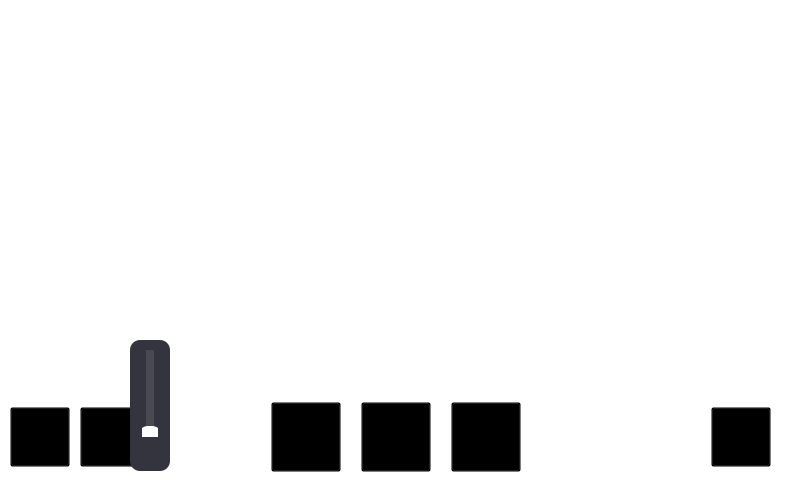
<?xml version="1.0" encoding="UTF-8"?>
<ui version="4.0">
 <class>video</class>
 <widget class="QMainWindow" name="video">
  <property name="geometry">
   <rect>
    <x>0</x>
    <y>0</y>
    <width>800</width>
    <height>480</height>
   </rect>
  </property>
  <property name="windowTitle">
   <string>MainWindow</string>
  </property>
  <widget class="QWidget" name="centralwidget">
   <property name="styleSheet">
    <string notr="true">background-color: rgb(255, 255, 255);</string>
   </property>
   <widget class="QWidget" name="video_widget" native="true">
    <property name="geometry">
     <rect>
      <x>-10</x>
      <y>0</y>
      <width>800</width>
      <height>381</height>
     </rect>
    </property>
    <widget class="QLabel" name="label_video_name">
     <property name="geometry">
      <rect>
       <x>10</x>
       <y>10</y>
       <width>101</width>
       <height>31</height>
      </rect>
     </property>
     <property name="text">
      <string/>
     </property>
    </widget>
   </widget>
   <widget class="QWidget" name="menu_widget" native="true">
    <property name="geometry">
     <rect>
      <x>0</x>
      <y>400</y>
      <width>800</width>
      <height>80</height>
     </rect>
    </property>
    <widget class="QWidget" name="layoutWidget">
     <property name="geometry">
      <rect>
       <x>10</x>
       <y>0</y>
       <width>761</width>
       <height>74</height>
      </rect>
     </property>
     <layout class="QHBoxLayout" name="menu">
      <item>
       <layout class="QHBoxLayout" name="horizontalLayout_3">
        <property name="spacing">
         <number>10</number>
        </property>
        <item>
         <widget class="QPushButton" name="file_list">
          <property name="sizePolicy">
           <sizepolicy hsizetype="Fixed" vsizetype="Fixed">
            <horstretch>0</horstretch>
            <verstretch>0</verstretch>
           </sizepolicy>
          </property>
          <property name="minimumSize">
           <size>
            <width>60</width>
            <height>60</height>
           </size>
          </property>
          <property name="focusPolicy">
           <enum>Qt::NoFocus</enum>
          </property>
          <property name="styleSheet">
           <string notr="true">QPushButton {
background-image: url(:/images/file_list.svg);
background-repeat: no-repeat;
 background-position: center;
background-color: transparent;
}
</string>
          </property>
          <property name="text">
           <string/>
          </property>
         </widget>
        </item>
        <item>
         <widget class="QPushButton" name="volume">
          <property name="sizePolicy">
           <sizepolicy hsizetype="Fixed" vsizetype="Fixed">
            <horstretch>0</horstretch>
            <verstretch>0</verstretch>
           </sizepolicy>
          </property>
          <property name="minimumSize">
           <size>
            <width>60</width>
            <height>60</height>
           </size>
          </property>
          <property name="focusPolicy">
           <enum>Qt::NoFocus</enum>
          </property>
          <property name="styleSheet">
           <string notr="true">QPushButton {
background-image: url(:/images/volume.svg);
background-repeat: no-repeat;
 background-position: center;
background-color: transparent;
}
</string>
          </property>
          <property name="text">
           <string/>
          </property>
         </widget>
        </item>
       </layout>
      </item>
      <item>
       <spacer name="horizontalSpacer">
        <property name="orientation">
         <enum>Qt::Horizontal</enum>
        </property>
        <property name="sizeHint" stdset="0">
         <size>
          <width>40</width>
          <height>20</height>
         </size>
        </property>
       </spacer>
      </item>
      <item>
       <layout class="QHBoxLayout" name="horizontalLayout">
        <property name="spacing">
         <number>20</number>
        </property>
        <item>
         <widget class="QPushButton" name="previous">
          <property name="sizePolicy">
           <sizepolicy hsizetype="Fixed" vsizetype="Fixed">
            <horstretch>0</horstretch>
            <verstretch>0</verstretch>
           </sizepolicy>
          </property>
          <property name="minimumSize">
           <size>
            <width>70</width>
            <height>70</height>
           </size>
          </property>
          <property name="focusPolicy">
           <enum>Qt::NoFocus</enum>
          </property>
          <property name="styleSheet">
           <string notr="true">QPushButton {
background-image: url(:/images/previous.svg);
background-repeat: no-repeat;
 background-position: center;
background-color: transparent;
}
</string>
          </property>
          <property name="text">
           <string/>
          </property>
         </widget>
        </item>
        <item>
         <widget class="QPushButton" name="start_pause">
          <property name="sizePolicy">
           <sizepolicy hsizetype="Fixed" vsizetype="Fixed">
            <horstretch>0</horstretch>
            <verstretch>0</verstretch>
           </sizepolicy>
          </property>
          <property name="minimumSize">
           <size>
            <width>70</width>
            <height>70</height>
           </size>
          </property>
          <property name="focusPolicy">
           <enum>Qt::NoFocus</enum>
          </property>
          <property name="styleSheet">
           <string notr="true">QPushButton {
background-repeat: no-repeat;
 background-position: center;
background-color: transparent;
}
</string>
          </property>
          <property name="text">
           <string/>
          </property>
         </widget>
        </item>
        <item>
         <widget class="QPushButton" name="next">
          <property name="sizePolicy">
           <sizepolicy hsizetype="Fixed" vsizetype="Fixed">
            <horstretch>0</horstretch>
            <verstretch>0</verstretch>
           </sizepolicy>
          </property>
          <property name="minimumSize">
           <size>
            <width>70</width>
            <height>70</height>
           </size>
          </property>
          <property name="focusPolicy">
           <enum>Qt::NoFocus</enum>
          </property>
          <property name="styleSheet">
           <string notr="true">QPushButton {
background-image: url(:/images/next.svg);
background-repeat: no-repeat;
 background-position: center;
background-color: transparent;
}
</string>
          </property>
          <property name="text">
           <string/>
          </property>
         </widget>
        </item>
       </layout>
      </item>
      <item>
       <spacer name="horizontalSpacer_3">
        <property name="orientation">
         <enum>Qt::Horizontal</enum>
        </property>
        <property name="sizeHint" stdset="0">
         <size>
          <width>40</width>
          <height>20</height>
         </size>
        </property>
       </spacer>
      </item>
      <item>
       <layout class="QHBoxLayout" name="horizontalLayout_2">
        <property name="spacing">
         <number>10</number>
        </property>
        <item>
         <spacer name="horizontalSpacer_2">
          <property name="orientation">
           <enum>Qt::Horizontal</enum>
          </property>
          <property name="sizeType">
           <enum>QSizePolicy::Fixed</enum>
          </property>
          <property name="sizeHint" stdset="0">
           <size>
            <width>60</width>
            <height>60</height>
           </size>
          </property>
         </spacer>
        </item>
        <item>
         <widget class="QPushButton" name="video_back">
          <property name="sizePolicy">
           <sizepolicy hsizetype="Fixed" vsizetype="Fixed">
            <horstretch>0</horstretch>
            <verstretch>0</verstretch>
           </sizepolicy>
          </property>
          <property name="minimumSize">
           <size>
            <width>60</width>
            <height>60</height>
           </size>
          </property>
          <property name="focusPolicy">
           <enum>Qt::NoFocus</enum>
          </property>
          <property name="styleSheet">
           <string notr="true">QPushButton {
background-image: url(:/images/music_back.svg);
background-repeat: no-repeat;
 background-position: center;
background-color: transparent;
}
</string>
          </property>
          <property name="text">
           <string/>
          </property>
         </widget>
        </item>
       </layout>
      </item>
     </layout>
    </widget>
   </widget>
   <widget class="QWidget" name="volume_widget" native="true">
    <property name="geometry">
     <rect>
      <x>130</x>
      <y>340</y>
      <width>40</width>
      <height>131</height>
     </rect>
    </property>
    <property name="styleSheet">
     <string notr="true">background-color: #34343E;
border-radius: 10px;</string>
    </property>
    <widget class="QSlider" name="volume_Slider">
     <property name="geometry">
      <rect>
       <x>12</x>
       <y>10</y>
       <width>16</width>
       <height>91</height>
      </rect>
     </property>
     <property name="sizePolicy">
      <sizepolicy hsizetype="Fixed" vsizetype="Fixed">
       <horstretch>0</horstretch>
       <verstretch>0</verstretch>
      </sizepolicy>
     </property>
     <property name="focusPolicy">
      <enum>Qt::NoFocus</enum>
     </property>
     <property name="styleSheet">
      <string notr="true">QSlider {
    background-color: transparent;
}

QSlider::groove:vertical {
    background: #EA3E3E;
    width: 8px;
    border-radius: 4px;
    border: none;
}

QSlider::handle:vertical {
    background: #FFFFFF;
    height: 20px;
    width: 20px;
    border-radius: 10px; /* 将滑块变成圆形 */
    margin: -5px -8px;
    border: none;
}

QSlider::sub-page:vertical {
    background: #494952;
    border: none;
}

QSlider::add-page:vertical {
    background: #EA3E3E;
    border: none;
}
</string>
     </property>
     <property name="maximum">
      <number>100</number>
     </property>
     <property name="pageStep">
      <number>1</number>
     </property>
     <property name="orientation">
      <enum>Qt::Vertical</enum>
     </property>
    </widget>
    <widget class="QLabel" name="volume_label">
     <property name="geometry">
      <rect>
       <x>0</x>
       <y>97</y>
       <width>40</width>
       <height>17</height>
      </rect>
     </property>
     <property name="sizePolicy">
      <sizepolicy hsizetype="Fixed" vsizetype="Fixed">
       <horstretch>0</horstretch>
       <verstretch>0</verstretch>
      </sizepolicy>
     </property>
     <property name="minimumSize">
      <size>
       <width>40</width>
       <height>10</height>
      </size>
     </property>
     <property name="styleSheet">
      <string notr="true">color: white;</string>
     </property>
     <property name="text">
      <string/>
     </property>
     <property name="alignment">
      <set>Qt::AlignCenter</set>
     </property>
    </widget>
   </widget>
  </widget>
 </widget>
 <resources/>
 <connections/>
</ui>
